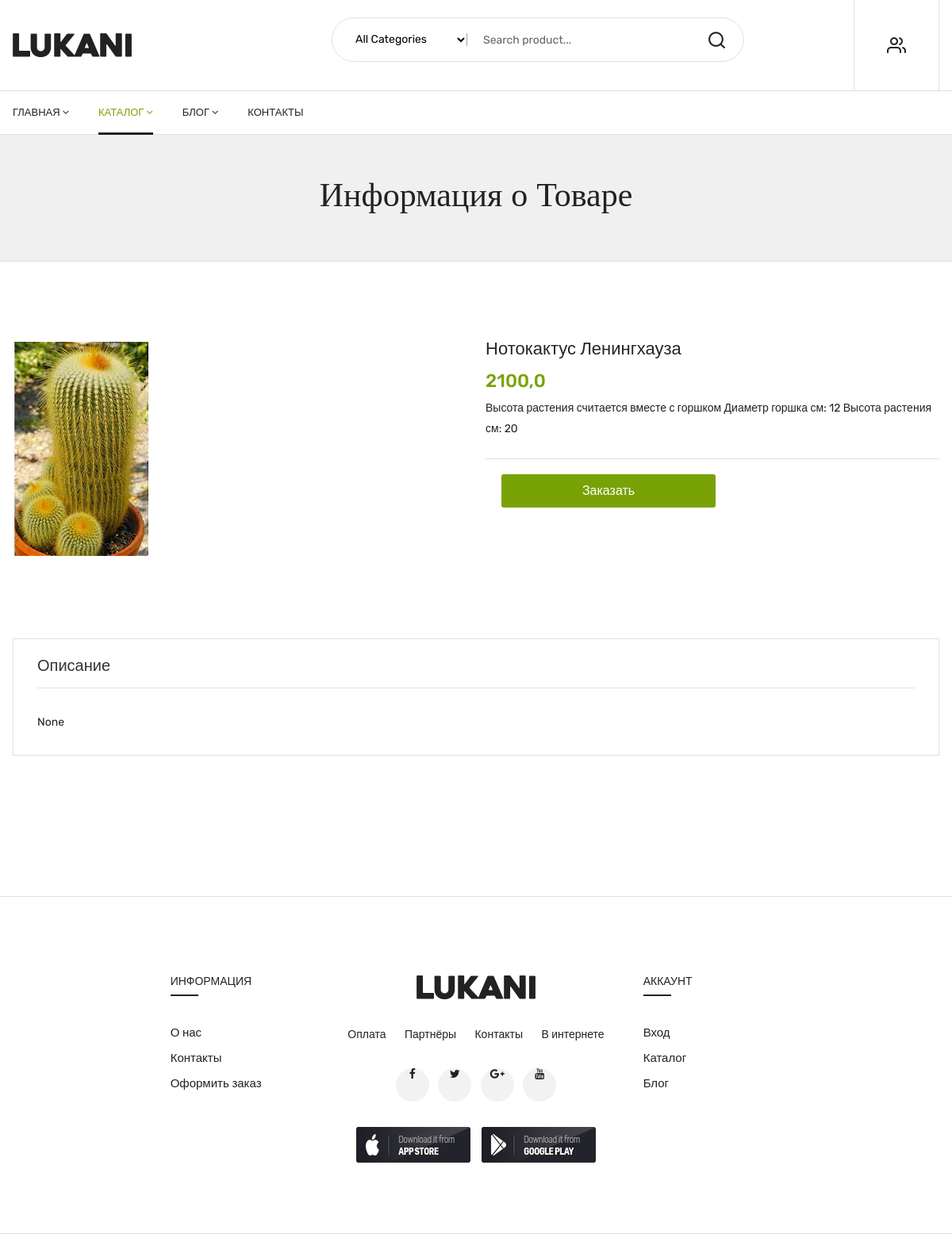
Page /flower-detail/14 on the earlier database version.
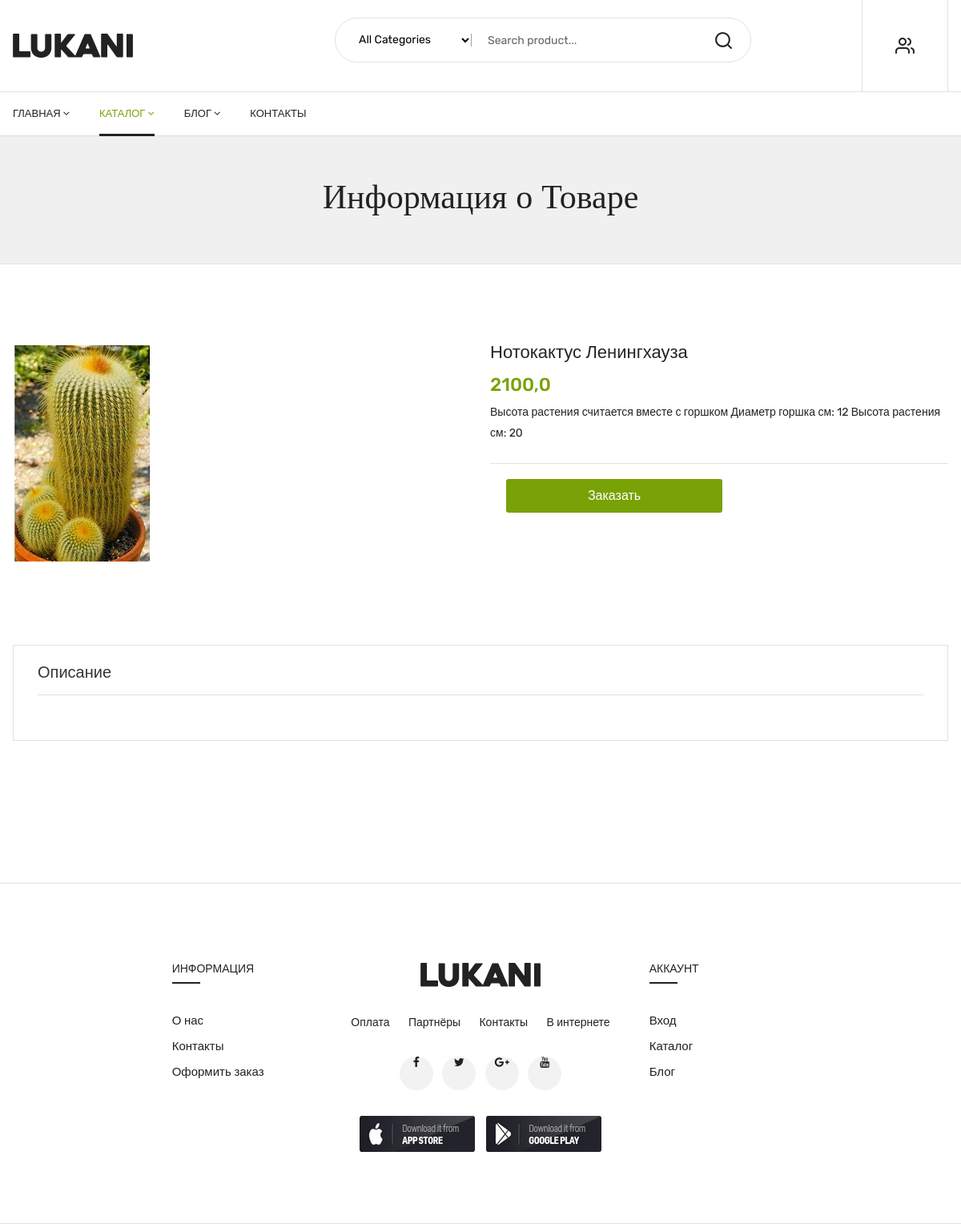
Same page on the later database version.
### menu/models.py (models this page shows, shortened)
class MenuFlower(models.Model):
    name = models.CharField(max_length=200)
    description = models.TextField()
    description_detail = models.TextField(null=True,blank=True)
    price = models.FloatField()
    discount = models.FloatField()
    image = models.ImageField(null=True,blank=True,upload_to='projects/%Y/%m/%d/')
    category = models.ManyToManyField('FlowerCategory', blank=True)

### menu/views.py (the view)
# urls.py: path('flower-detail/<str:pk>', views.flower_details, name='flower_details'),
def flower_details(request, pk):
    flowers_d = MenuFlower.objects.get(pk=pk)
    context = {'flowers_d': flowers_d}
    return render(request,'menu/product-details.html', context)

### menu/templates/menu/product-details.html (shortened to what this page needs)
{% extends 'menu/index.html' %}
{% load static %}
{% block content %}
        <header>
            <div class="header_middle">
                <div class="container">
                    <div class="row align-items-center">
                        <div class="col-lg-3 col-md-3 col-4">
                            <div class="logo">
                                <a href="{% url 'menu.index' %}"><img src="{% static 'img/logo/logo.png' %}" alt=""></a>
                            </div>
                        </div>
                        <div class="col-lg-9 col-md-6 col-6">
                            <div class="header_right_info">
                                <div class="search_container">
                                    <form action="#">
                                        <div class="hover_category">
                                            <select class="select_option" name="select" id="categori1">
                                                <option selected value="1">All Categories</option>
                                            </select>
                                        </div>
                                        <div class="search_box">
                                            <input placeholder="Search product..." type="text">
                                            <button type="submit"><i class="icon-search"></i></button>
                                        </div>
                                    </form>
                                </div>
                                <div class="header_account_area">
                                    <div class="header_account-list top_links">
                                        <a href="#"><i class="icon-users"></i></a>
                                    </div>
                                </div>
                            </div>
                        </div>
                    </div>
                </div>
            </div>
            <div class="header_bottom sticky-header">
                <div class="container">
                    <div class="row align-items-center">
                        <div class="col-lg-6">
                            <div class="main_menu menu_position">
                                <nav>
                                    <ul>
                                        <li>
                                            <a href="{% url 'menu.index' %}">Главная<i class="fa fa-angle-down"></i></a>
                                        </li>
                                        <li class="mega_items">
                                            <a class="active" href="{% url 'menu.catalog' %}">Каталог<i
                                                    class="fa fa-angle-down"></i>
                                            </a>
                                        </li>
                                        <li><a href="{%  url 'menu.posts' %}">Блог<i class="fa fa-angle-down"></i></a>
                                        </li>
                                        <li><a href="contact.html"> Контакты </a></li>
                                    </ul>
                                </nav>
                            </div>
                        </div>
                    </div>
                </div>
            </div>
    </header>
    <div class="breadcrumbs_area">
        <div class="container">
            <div class="row">
                <div class="col-12">
                    <div class="breadcrumb_content">
                        <h3>Информация о Товаре</h3>
                    </div>
                </div>
            </div>
        </div>
    </div>
    <div class="product_details mt-100 mb-100">
        <div class="container">
            <div class="row">
                <div class="col-lg-6 col-md-6">
                    <div class="product-details-tab">
                        <div class="product_thumb">
                                        {% if flowers_d.image %}
                                        <a class="primary_img" href="{% url 'flower_details' pk=flowers_d.pk %}">
                                            <img src="{{ flowers_d.image.url }}" alt="">
                                        </a>
                                        {% else %}
                                            <img src="{% static 'img/no_img.png' %}" alt="Нет изображения">
                                        {% endif %}
                                    </div>
                    </div>
                </div>
                <div class="col-lg-6 col-md-6">
                    <div class="product_d_right">
                        <form action="#">
                            <h1><a href="#">{{ flowers_d.name }}</a></h1>
                            <div class="price_box">
                                <span class="current_price">{{ flowers_d.price }}</span>
                            </div>
                            <div class="product_desc">
                                <p>{{ flowers_d.description }} </p>
                            </div>
                            <div class="product_variant quantity">
                                <button class="button" type="submit">Заказать</button>
                            </div>
                        </form>
                    </div>
                </div>
            </div>
        </div>
    </div>
    <div class="product_d_info mb-90">
        <div class="container">
            <div class="row">
                <div class="col-12">
                    <div class="product_d_inner">
                        <div class="product_info_button">
                            <ul class="nav" role="tablist">
                                <li>
                                    <a class="active" data-toggle="tab" href="#info" role="tab" aria-controls="info"
                                        aria-selected="false">Описание</a>
                                </li>
                            </ul>
                        </div>
                        <div class="tab-content">
                            <div class="tab-pane fade show active" id="info" role="tabpanel">
                                <div class="product_info_content">
                                    <p>{{ flowers_d.description_detail }}
                                    </p>
                                </div>
                            </div>
                        </div>
                    </div>
                </div>
            </div>
        </div>
    </div>
{% endblock %}

### menu/templates/menu/index.html (shortened to what this page needs)
{% load static %}
<head>
    <link rel="stylesheet" href="{% static 'css/bootstrap.min.css' %}">
    <link rel="stylesheet" href="{% static 'css/owl.carousel.min.css' %}">
    <link rel="stylesheet" href="{% static 'css/slick.css' %}">
    <link rel="stylesheet" href="{% static 'css/magnific-popup.css' %}">
    <link rel="stylesheet" href="{% static 'css/font.awesome.css' %}">
    <link rel="stylesheet" href="{% static 'css/animate.css' %}">
    <link rel="stylesheet" href="{% static 'css/jquery-ui.min.css' %}">
    <link rel="stylesheet" href="{% static 'css/slinky.menu.css' %}">
    <link rel="stylesheet" href="{% static 'css/plugins.css' %}">
    <link rel="stylesheet" href="{% static 'css/style.css' %}">
</head>
{% block content %}{% endblock %}
{% include 'menu/footer.html' %}

### menu/templates/menu/footer.html (shortened to what this page needs)
{% load static %}
{% block content %}
    <footer class="footer_widgets">
        <div class="footer_top">
            <div class="container">
                <div class="row">
                    <div class="col-lg-2 col-md-4 col-sm-6">
                    </div>
                    <div class="col-lg-2 col-md-3 col-sm-6">
                        <div class="widgets_container widget_menu">
                            <h3>Информация</h3>
                            <div class="footer_menu">
                                <ul>
                                    <li><a href="about.html">О нас</a></li>
                                    <li><a href="contact.html">Контакты</a></li>
                                    <li><a href="faq.html">Оформить заказ</a></li>
                                </ul>
                            </div>
                        </div>
                    </div>
                    <div class="col-lg-4 col-md-5">
                        <div class="widgets_container widget_app">
                            <div class="footer_logo">
                                <a href="{% url 'menu.index' %}"><img src="{% static 'img/logo/logo.png' %}" alt=""></a>
                            </div>
                            <div class="footer_widgetnav_menu">
                                <ul>
                                    <li><a href="#">Оплата</a></li>
                                    <li><a href="#">Партнёры</a></li>
                                    <li><a href="#">Контакты</a></li>
                                    <li><a href="#">В интернете</a></li>
                                </ul>
                            </div>
                            <div class="footer_social">
                                <ul>
                                    <li><a href="#"><i class="fa fa-facebook" aria-hidden="true"></i></a></li>
                                    <li><a href="#"><i class="fa fa-twitter" aria-hidden="true"></i></a></li>
                                    <li><a href="#"><i class="fa fa-google-plus" aria-hidden="true"></i></a></li>
                                    <li><a href="#"><i class="fa fa-youtube" aria-hidden="true"></i></a></li>
                                </ul>
                            </div>
                            <div class="footer_app">
                                <ul>
                                    <li><a href="#"><img src="{% static 'img/icon/icon-app.jpg' %}" alt=""></a></li>
                                    <li><a href="#"><img src="{% static 'img/icon/icon1-app.jpg' %}" alt=""></a></li>
                                </ul>
                            </div>
                        </div>
                    </div>
                    <div class="col-lg-2 col-md-4 col-sm-6">
                        <div class="widgets_container widget_menu">
                            <h3>Аккаунт</h3>
                            <div class="footer_menu">
                                <ul>
                                    <li><a href="my-account.html">Вход</a></li>
                                    <li><a href="shop.html">Каталог</a></li>
                                    <li><a href="{%  url 'menu.posts' %}">Блог</a></li>
                                </ul>
                            </div>
                        </div>
                    </div>
                    <div class="col-lg-2 col-md-4 col-sm-6">
                    </div>
                </div>
            </div>
        </div>
    </footer>
{% endblock %}

### menu/static/css/plugins.css (style rules this page uses)
[class^="icon-"], [class*=" icon-"] { font-family: 'plaza-icon' !important; speak: none; font-style: normal; font-weight: normal; font-variant: normal; text-transform: none; line-height: 1; -webkit-font-smoothing: antialiased; -moz-osx-font-smoothing: grayscale; }
.icon-search:before { content: "\e9c1"; }
.icon-users:before { content: "\e9f6"; }

Differences in the rows shown:
changed MenuFlower "Нотокактус Ленингхауза": description_detail "None" → (not shown)
